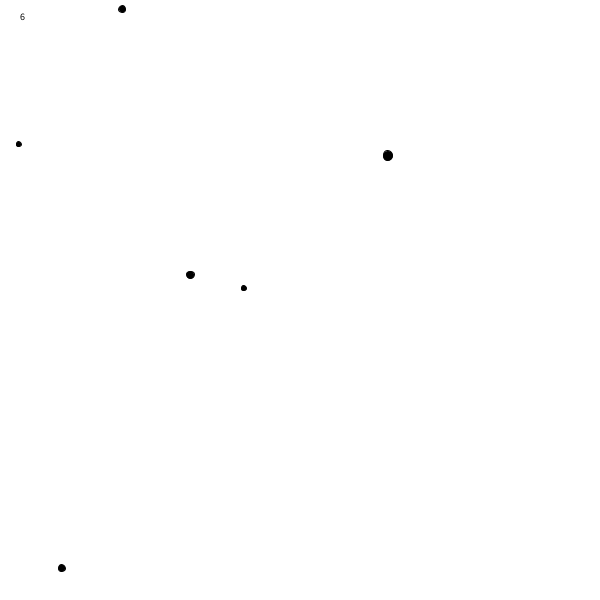
Frame 1 (no input)
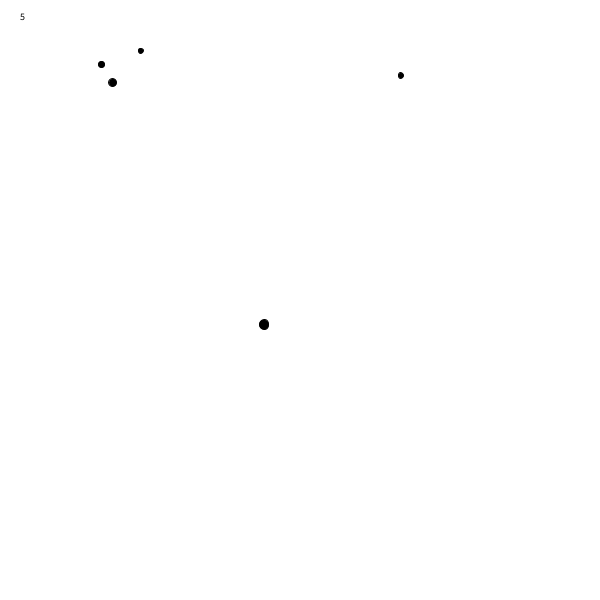
Frame 60 (the mouse pressed at the canvas centre just before this capture)
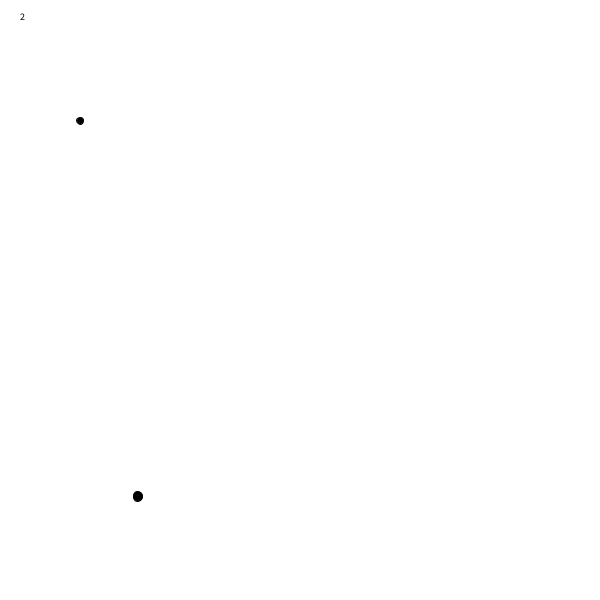
Frame 120 (the mouse held since frame 60 and released just before this capture)

The Processing sketch that drew these frames (run headless with seeded random() and noise(); from frame 60 on, the mouse is pressed at the canvas centre):

// Processing sketch: s04e1cristobalschaerer
// ── s04e1cristobalschaerer.pde
ArrayList<Partic> lista = new ArrayList<Partic>();
Partic p;

void setup(){
 size(600,600);
 for(int i=0;i<6;i++){
 p=new Partic(random(width),random(height),random(5,10));
 lista.add(p);
 }
}
void draw(){
  background(255);
  for(Partic a : lista){
    a.todos();
}
  //for (int i = 0; lista.size(); i++) {
    for(int i = lista.size() -1; i>=0;i--){
      Partic p = lista.get(i);
      if (p.salida()){
        lista.remove(i);
        }//crea 4 onbjetos de la lista temporales
    }
    textSize(10);
    text(lista.size(),20,20);

  }
void keyPressed() {
  if (key == ' '){
    Partic p = new Partic(mouseX,mouseY,10);
    lista.add(p);
  }
}

// ── Partic.pde
class Partic{
  float x;
  float y;
  float t;
  float velx ;
  float vely;

  Partic(float x, float y,float t){
  this.x = x;
  this.y = y;
  this.t =  t;

    velx = random(-4,4);
    vely = random(-4,4);


  }
void show(){
  fill(0);
  ellipse(x,y,t,t);

}
void movi(){
  x += velx;
  y += vely;
}

// void denuevo(){
//   if(x>width || x<0 || y>height || y<0){
// x = width/2;
// y = height/2;
//
//   }
//  }
 void todos(){
   show();
   movi();
  // denuevo();
 }

 boolean salida(){

  if(x>width || x<0 || y>height || y<0){
   return true;
 }else {
   return false;
   }
 }

}
